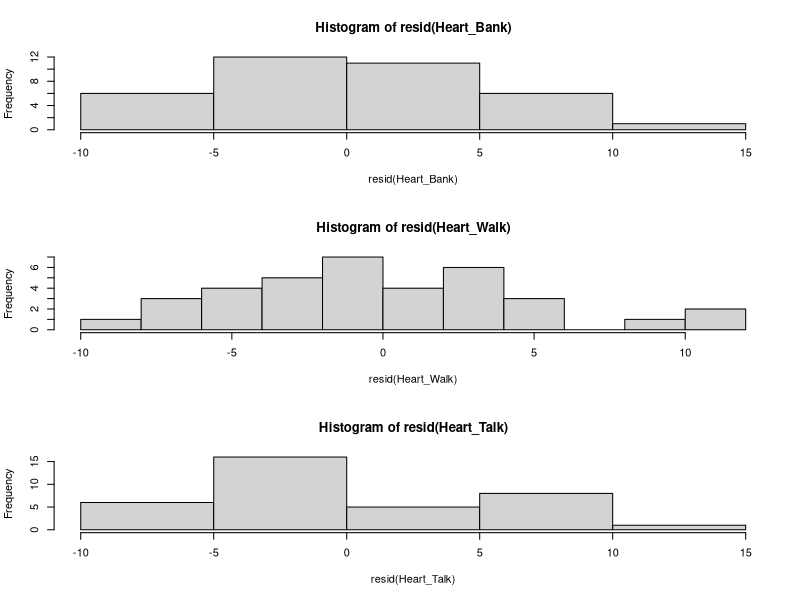

Reproduce this figure in R.
library(readxl)
library(ggplot2)


BankWalkTalkHeart <- read_excel("Project r scripts/BankWalkTalkHeart.xls")



heart_model<- lm(BankWalkTalkHeart$Heart~BankWalkTalkHeart$Bank+BankWalkTalkHeart$Walk+BankWalkTalkHeart$Talk)
par(mfrow=c(3,1))
#plot(heart_model)
#hist(resid(heart_model))

#plot(BankWalkTalkHeart$Heart~BankWalkTalkHeart$Bank)
#abline(lm(BankWalkTalkHeart$Heart~BankWalkTalkHeart$Bank))

#plot(BankWalkTalkHeart$Heart~BankWalkTalkHeart$Walk)
#abline(lm(BankWalkTalkHeart$Heart~BankWalkTalkHeart$Walk))

#plot(BankWalkTalkHeart$Heart~BankWalkTalkHeart$Talk)
#abline(lm(BankWalkTalkHeart$Heart~BankWalkTalkHeart$Talk))

#summary(heart_model)
Heart_Bank<-lm(BankWalkTalkHeart$Heart~BankWalkTalkHeart$Bank)
Heart_Walk<-lm(BankWalkTalkHeart$Heart~BankWalkTalkHeart$Walk)
Heart_Talk<-lm(BankWalkTalkHeart$Heart~BankWalkTalkHeart$Talk)

#plot(resid(Heart_Bank))
#plot(resid(Heart_Walk))
#plot(resid(Heart_Talk))

hist(resid(Heart_Bank))
hist(resid(Heart_Walk))
hist(resid(Heart_Talk))
